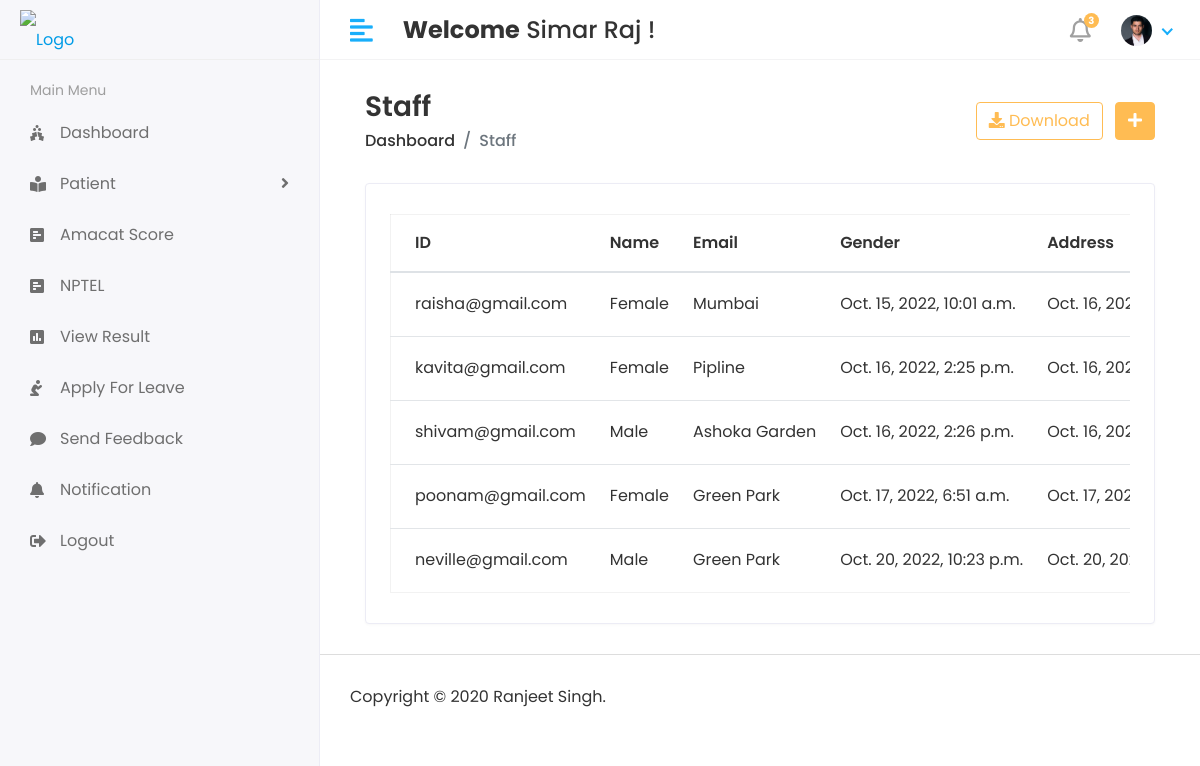
Screenshot of /Hod/Staff/View (signed in) with the database file from the repository.
### members/models.py (models this page shows, shortened)
class CustomUser(AbstractUser):
    USER = (
        (1,'HOD'),
        (2,'STAFF'),
        (3,'STUDENT'),
    )
    user_type = models.CharField(choices=USER, max_length = 50, default = 1)
    profile_pic = models.ImageField(upload_to='media/profile_pic')

class Staff(models.Model):
    admin = models.OneToOneField(CustomUser, on_delete = models.CASCADE)
    address = models.TextField()
    gender = models.CharField(max_length = 100)
    created_at = models.DateTimeField(auto_now_add = True)
    update_at = models.DateTimeField(auto_now = True)

### student_management_system/Hod_views.py (the view)
# urls.py: path('Hod/Staff/View', Hod_views.VIEW_STAFF, name = 'view_staff'),
@login_required(login_url='/')
def VIEW_STAFF(request):
    staff = Staff.objects.all()
    context = {
        'staff': staff
    }
    return render(request, 'Hod/view_staff.html', context)

### templates/Hod/view_staff.html (shortened to what this page needs)
{% extends 'base.html' %}
{% block content %}
<div class="content container-fluid">
    <div class="page-header">
       <div class="row align-items-center">
          <div class="col">
             <h3 class="page-title">Staff</h3>
             <ul class="breadcrumb">
                <li class="breadcrumb-item"><a href="index.html">Dashboard</a></li>
                <li class="breadcrumb-item active">Staff</li>
             </ul>
          </div>
          <div class="col-auto text-right float-right ml-auto">
             <a href="#" class="btn btn-outline-primary mr-2"><i class="fas fa-download"></i> Download</a>
             <a href="add-student.html" class="btn btn-primary"><i class="fas fa-plus"></i></a>
          </div>
       </div>
    </div>
    <div class="row">
       <div class="col-sm-12">
          <div class="card card-table">
             <div class="card-body">
                <div class="table-responsive">
                   <table id="table_id" class="table table-hover table-center mb-0 ">
                      <thead>
                         <tr>
                            <th>ID</th>
                            <th>Name</th>
                            <th>Email</th>
                            <th>Gender</th>
                            <th>Address</th>
                         </tr>
                      </thead>
                      <tbody>
                        {% for i in staff %}
                         <tr>
                            <td>{{i.admin.email}}</td>
                            <td>{{i.gender}}</td>
                            <td>{{i.address}}</td>
                            <td>{{i.created_at}}</td>
                            <td>{{i.update_at}}</td>
                         </tr>
                         {% endfor %}
                      </tbody>
                   </table>
                </div>
             </div>
          </div>
       </div>
    </div>
 </div>
{% endblock content %}

### templates/base.html (shortened to what this page needs)
<!DOCTYPE html>
<html lang="en">
{% load static %}
   <head>
      <link rel="stylesheet" href="{% static 'assets/plugins/bootstrap/css/bootstrap.min.css' %}">
      <link rel="stylesheet" href="{% static 'assets/plugins/fontawesome/css/fontawesome.min.css' %}">
      <link rel="stylesheet" href="{% static 'assets/plugins/fontawesome/css/all.min.css' %}">
      <link rel="stylesheet" href="{% static 'assets/css/style.css' %}">
      <link rel="stylesheet" href="{% static 'assets/plugins/datatables/datatables.min.css' %}">
   </head>
   <body>
    <div class="main-wrapper">
        {% include 'includes/header.html' %}
        {% include 'includes/sidebar.html' %}
        <div class="page-wrapper">
            <div class="content container-fluid">
                {% block content %}
                {% endblock content %}
             </div>
        {% include 'includes/footer.html' %}
      </div>
   </div>
 </body>
</html>

### templates/includes/header.html (shortened to what this page needs)
{% load static %}
<div class="header">
    <div class="header-left">
       <a href="index.html" class="logo">
       <img src="{% static 'assets/img/sistec_logo.png' %}" alt="Logo">
       </a>
    </div>
    <a href="javascript:void(0);" id="toggle_btn">
    <i class="fas fa-align-left"></i>
    </a>
    <div class="top-nav-search mt-3">
       <h4><strong>Welcome</strong>&nbsp;<span>{{user.first_name}} {{ user.last_name }}</span>&nbsp;!</h4>
    </div>
    <ul class="nav user-menu">
       <li class="nav-item dropdown noti-dropdown">
          <a href="#" class="dropdown-toggle nav-link" data-toggle="dropdown">
          <i class="far fa-bell"></i> <span class="badge badge-pill">3</span>
          </a>
       </li>
       <li class="nav-item dropdown has-arrow">
          <a href="#" class="dropdown-toggle nav-link" data-toggle="dropdown">
          <span class="user-img"><img class="rounded-circle" src="{% static '/assets/img/profiles/avatar-03.jpg' %}" width="31" ></span>
          </a>
       </li>
    </ul>
 </div>

### templates/includes/sidebar.html (shortened to what this page needs)
{% load static %}
{% load active_link_tags %}
<div class="sidebar" id="sidebar">
    <div class="sidebar-inner slimscroll">
       <div id="sidebar-menu" class="sidebar-menu">
         {% if user.user_type == '1' %}
          <ul>
             <li class="menu-title">
                <span>Main Menu</span>
             </li>
             <li class= "{% active_link 'hod_home' 'active' %}">
               <a href="{% url 'hod_home' %}"><i class="fas fa-holly-berry"></i> <span>Dashboard</span></a>
            </li>
             <li class="submenu {% active_link 'add_student' 'active' %} {% active_link 'view_student' 'active' %}">
                <a href="#"><i class="fas fa-user-graduate"></i> <span> Students</span> <span class="menu-arrow"></span></a>
                <ul>
                   <li><a href="{% url 'add_student' %}">Add Student</a></li>
                   <li><a href="{% url 'view_student' %}">View Student</a></li>
                </ul>
             </li>
             <li class="submenu {% active_link 'add_staff' 'active' %} {% active_link 'view_staff' 'active' %}">
                <a href="#"><i class="fas fa-chalkboard-teacher"></i> <span> Staff</span> <span class="menu-arrow"></span></a>
                <ul>
                   <li><a href="{% url 'add_staff' %}">Add Staff</a></li>
                   <li><a href="{% url 'view_staff' %}">View Staff</a></li>
                </ul>
             </li>
             <li class="submenu {% active_link 'add_course' 'active' %} {% active_link 'view_course' 'active' %}">
                <a href="#"><i class="fas fa-graduation-cap"></i> <span>Course</span> <span class="menu-arrow"></span></a>
                <ul>
                   <li><a href="{% url 'add_course' %}">Add Course </a></li>
                   <li><a href="{% url 'view_course' %}">View Course</a></li>
                </ul>
             </li>
             <li class="submenu {% active_link 'add_subject' 'active' %} {% active_link 'view_subject' 'active' %}">
                <a href="#"><i class="fas fa-book-reader"></i> <span> Subjects</span> <span class="menu-arrow"></span></a>
                <ul>
                   <li><a href="{% url 'add_subject' %}">Add Subject </a></li>
                   <li><a href="{% url 'view_subject' %}">View Subject </a></li>
                </ul>
             </li>
             <li class="submenu {% active_link 'add_session' 'active' %} {% active_link 'view_session' 'active' %}">
               <a href="#"><i class="fas fa-book-reader"></i> <span> Session</span> <span class="menu-arrow"></span></a>
               <ul>
                  <li><a href="{% url 'add_session' %}"> Add Session </a></li>
                  <li><a href="{% url 'view_session' %}">View Session</a></li>
               </ul>
            </li>
            <li class="submenu {% active_link 'student_view_design' 'active' %} {% active_link 'staff_view_design' 'active' %}">
               <a href="#"><i class="fas fa-book-reader"></i> <span> Patient</span> <span class="menu-arrow"></span></a>
               <ul>
                  <li><a href="{% url 'staff_view_design' %}">Staff Design </a></li>
                  <li><a href="{% url 'student_view_design' %}"> Student Design </a></li>
               </ul>
            </li>
            <li class="{% active_link 'staff_send_notification' 'active' %}">
               <a href="{% url 'staff_send_notification' %}"><i class="fas fa-bell"></i> <span>Send Staff Notification</span></a>
            </li>
            <li class="{% active_link 'student_send_notification' 'active' %}">
               <a href="{% url 'student_send_notification' %}"><i class="fas fa-bell"></i> <span>Send Student Notification</span></a>
            </li>
            <li class="{% active_link 'staff_feedback_reply' 'active' %}">
               <a href="{% url 'staff_feedback_reply' %}"><i class="fas fa-comments"></i> <span>Staff Feedback</span></a>
            </li>
            <li class="{% active_link 'get_student_feedback' 'active' %}">
               <a href="{% url 'get_student_feedback' %}"><i class="fas fa-comments"></i> <span>Student Feedback</span></a>
            </li>
            <li class="{% active_link 'staff_leave_view' 'active' %}">
               <a href="{% url 'staff_leave_view' %}"><i class="fas fa-envelope"></i> <span>Staff Leave</span></a>
            </li>
            <li class="{% active_link 'student_leave_view' 'active' %}">
               <a href="{% url 'student_leave_view' %}"><i class="fas fa-envelope"></i> <span>Student Leave</span></a>
            </li>
            <li class="{% active_link 'add_student' 'active' %}">
               <a href="{% url 'logout' %}"><i class="fas fa-sign-out-alt"></i> <span>Logout</span></a>
            </li>
          </ul>
          {% else %}
          <ul>
            <li class="menu-title">
               <span>Main Menu</span>
            </li>
            <li class= "{% active_link 'student_home' 'active' %}">
              <a href="{% url 'student_home' %}"><i class="fas fa-holly-berry"></i> <span>Dashboard</span></a>
            </li>
            <li class="submenu {% active_link 'student_design' 'active' %} {% active_link 'student_copywrite' 'active' %} {% active_link 'student_patient' 'active' %} {% active_link 'student_view_patient_detail' 'active' %}">
               <a href="#"><i class="fas fa-book-reader"></i> <span> Patient</span> <span class="menu-arrow"></span></a>
            </li>
            <li class= "{% active_link 'student_amcat_score' 'active' %}">
               <a href="{% url 'student_amcat_score' %}"><i class="fas fa-poll-h"></i> <span>Amacat Score</span></a>
            </li>
            <li class= "{% active_link 'student_nptel_score' 'active' %}">
               <a href="{% url 'student_nptel_score' %}"><i class="fas fa-poll-h"></i> <span>NPTEL</span></a>
            </li>
             <li class= "{% active_link 'view_result' 'active' %}">
               <a href="{% url 'view_result' %}"><i class="fas fa-poll"></i> <span>View Result</span></a>
             </li>
             <li class= "{% active_link 'student_leave' 'active' %}">
               <a href="{% url 'student_leave' %}"><i class="fas fa-pray"></i> <span>Apply For Leave</span></a>
             </li>
             <li class= "{% active_link 'student_feedback' 'active' %}">
               <a href="{% url 'student_feedback' %}"><i class="fas fa-comment"></i> <span>Send Feedback</span></a>
             </li>
             <li class= "{% active_link 'student_notifications' 'active' %}">
               <a href="{% url 'student_notifications' %}"><i class="fas fa-bell"></i> <span>Notification</span></a>
             </li>
             <li class="{% active_link 'add_student' 'active' %}">
               <a href="{% url 'logout' %}"><i class="fas fa-sign-out-alt"></i> <span>Logout</span></a>
            </li>
         </ul>
          {% endif %}
       </div>
    </div>
 </div>

### templates/includes/footer.html
{% load static %}
<footer>
    <p>Copyright © 2020 Ranjeet Singh.</p>
 </footer>

### rows the page displays
CustomUser: first_name "Simar", last_name "Raj"
Staff: admin.email "raisha@gmail.com", gender "Female", address "Mumbai", created_at "Oct. 15, 2022, 10:01 a.m.", update_at "Oct. 16,…"
Staff: admin.email "kavita@gmail.com", gender "Female", address "Pipline", created_at "Oct. 16, 2022, 2:25 p.m.", update_at "Oct. 16,…"
Staff: admin.email "shivam@gmail.com", gender "Male", address "Ashoka Garden", created_at "Oct. 16, 2022, 2:26 p.m.", update_at "Oct. 16,…"
Staff: admin.email "poonam@gmail.com", gender "Female", address "Green Park", created_at "Oct. 17, 2022, 6:51 a.m.", update_at "Oct. 17,…"
Staff: admin.email "neville@gmail.com", gender "Male", address "Green Park", created_at "Oct. 20, 2022, 10:23 p.m.", update_at "Oct. 20,…"
